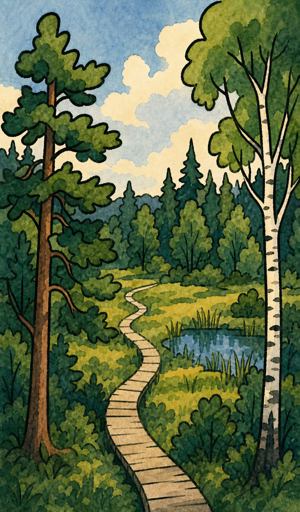
#> input picture typ-woodland.png, 300 x 512 px
$ python make-og-image.py
#> lines starting #> are read from the running program, lines starting #| are printed output that depends on the picture
#!/usr/bin/env python3
"""Compose Facebook OG image (1200×630) as a comic page on clean paper."""

from __future__ import annotations

import random
import urllib.request
from pathlib import Path

from PIL import Image, ImageDraw, ImageEnhance, ImageFont

ROOT = Path(__file__).resolve().parents[1]
OUT = ROOT / "og-share.png"
FONT_DIR = ROOT / "scripts" / "fonts"
WIDTH, HEIGHT = 1200, 630

TYPES = [
    "typ-woodland.png",
    "typ-smahus.png",
    "typ-klassisk.png",
    "typ-lamellhus.png",
    "typ-hoghus.png",
    "typ-tata.png",
    "typ-mycket.png",
]

HEADLINE = "UTFORMA DITT EGET SYDÖSTRA UPPSALA"

PAPER = (252, 250, 245)
INK = (18, 16, 14)
CAPTION_FILL = (255, 254, 250)


# [25 lines left out: functions ensure_comic_font, load_font, not called in this run]


def cover_crop(img: Image.Image, tw: int, th: int) -> Image.Image:
    src = img.convert("RGBA")
    scale = max(tw / src.width, th / src.height)
    nw, nh = max(1, int(src.width * scale)), max(1, int(src.height * scale))
    resized = src.resize((nw, nh), Image.Resampling.LANCZOS)
    left = (nw - tw) // 2
    top = max(0, (nh - th) // 2 - th // 10)
    top = min(top, nh - th)
    return resized.crop((left, top, left + tw, top + th))


def paper_background(size: tuple[int, int], rng: random.Random) -> Image.Image:
#> called with size = (1200, 630)
    w, h = size
    base = Image.new("RGB", size, PAPER)
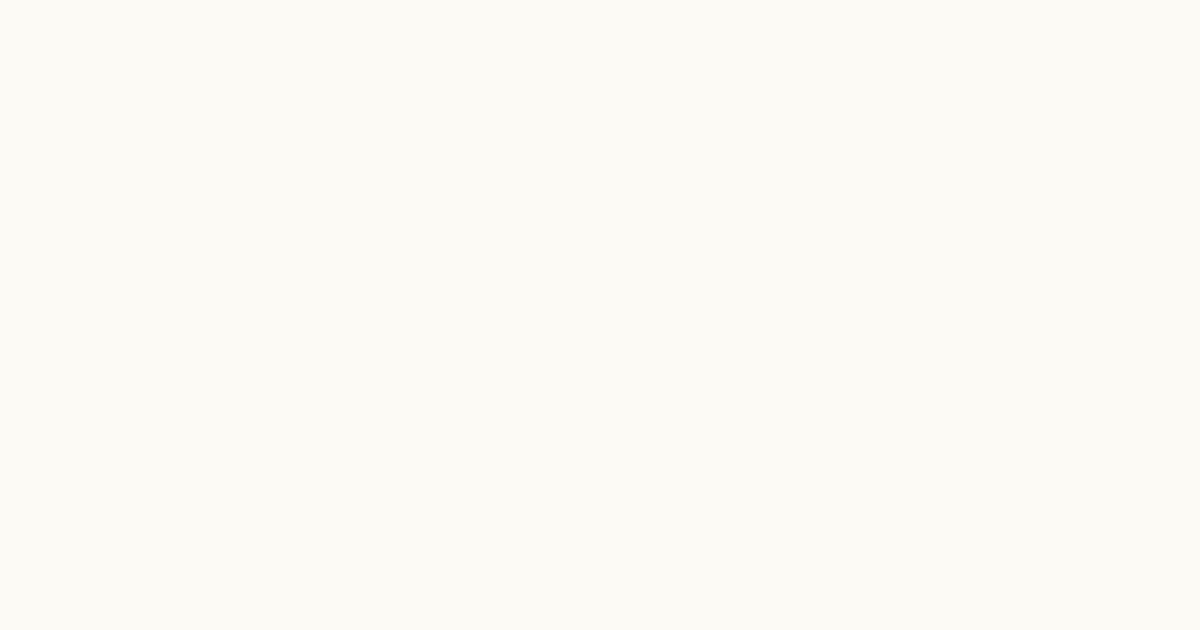
#> base: PIL image 1200x630 RGB; mean R, G, B 252, 250, 245
    px = base.load()
    for y in range(0, h, 4):
        for x in range(0, w, 4):
            n = rng.randint(-1, 1)
            c = (
                max(0, min(255, PAPER[0] + n)),
                max(0, min(255, PAPER[1] + n)),
                max(0, min(255, PAPER[2] + n)),
            )
            for dy in range(4):
                for dx in range(4):
                    if x + dx < w and y + dy < h:
                        px[x + dx, y + dy] = c
    return base


def panel_geometry() -> list[tuple[int, int, int, int]]:
    margin = 24
    gutter = 16
    usable_w = WIDTH - margin * 2
    n = len(TYPES)

    weights = [0.95, 1.05, 0.92, 1.08, 1.0, 1.12, 0.98]
    total = sum(weights)
    widths = [int(round(usable_w * w / total)) for w in weights]
    widths[-1] += usable_w - sum(widths) - gutter * (n - 1)

    top_jitters = [8, 28, 4, 36, 12, 44, 18]
    bottom_jitters = [40, 12, 48, 8, 52, 16, 32]

    panels = []
    x = margin
    for i in range(n):
        top = margin + top_jitters[i]
        bottom = HEIGHT - margin - bottom_jitters[i]
        panels.append((x, top, widths[i], bottom - top))
        x += widths[i] + gutter
    return panels


def paste_panel(
    page: Image.Image,
    art: Image.Image,
    box: tuple[int, int, int, int],
    border: int = 3,
) -> None:
    """Straight ruler-drawn comic panel frame."""
#> called with box = (24, 32, 154, 534), border = 3
    x, y, w, h = box
#> x = 24; y = 32; w = 154; h = 534
    inner_w = max(1, w - border * 2)
#> inner_w = 148
    inner_h = max(1, h - border * 2)
#> inner_h = 528
    cropped = cover_crop(art, inner_w, inner_h).convert("RGB")
#> in cover_crop, `scale = max(tw / src.width, th / src.height)`: scale = 1.03
#> in cover_crop, `nw, nh = max(1, int(src.width * scale)), max(1, int(src.height * scale))`: nw = 309; nh = 528
#> in cover_crop, `resized = src.resize((nw, nh), Image.Resampling.LANCZOS)`:
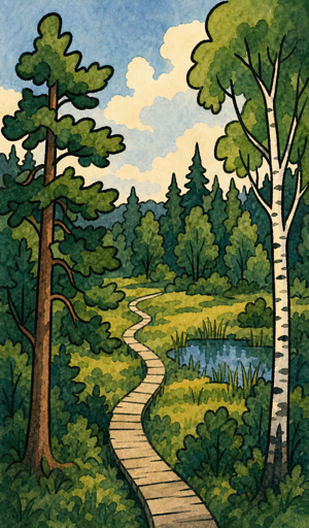
#> resized: PIL image 309x528 RGBA; mean R, G, B, A 93.2, 106.8, 70.9, 255
#> in cover_crop, `left = (nw - tw) // 2`: left = 80
#> in cover_crop, `top = max(0, (nh - th) // 2 - th // 10)`: top = 0
#> in cover_crop, `return resized.crop((left, top, left + tw, top + th))`:
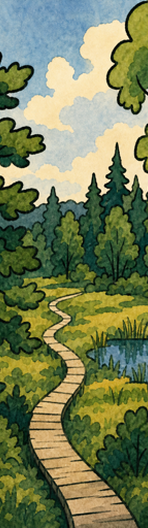
#> returned value: PIL image 148x528 RGBA; mean R, G, B, A 118.3, 127.7, 87.5, 255
#> art is the input picture: PIL image 300x512 RGB; mean R, G, B 93.2, 106.8, 70.9
    cropped = ImageEnhance.Contrast(cropped).enhance(1.04)
    page.paste(cropped, (x + border, y + border))
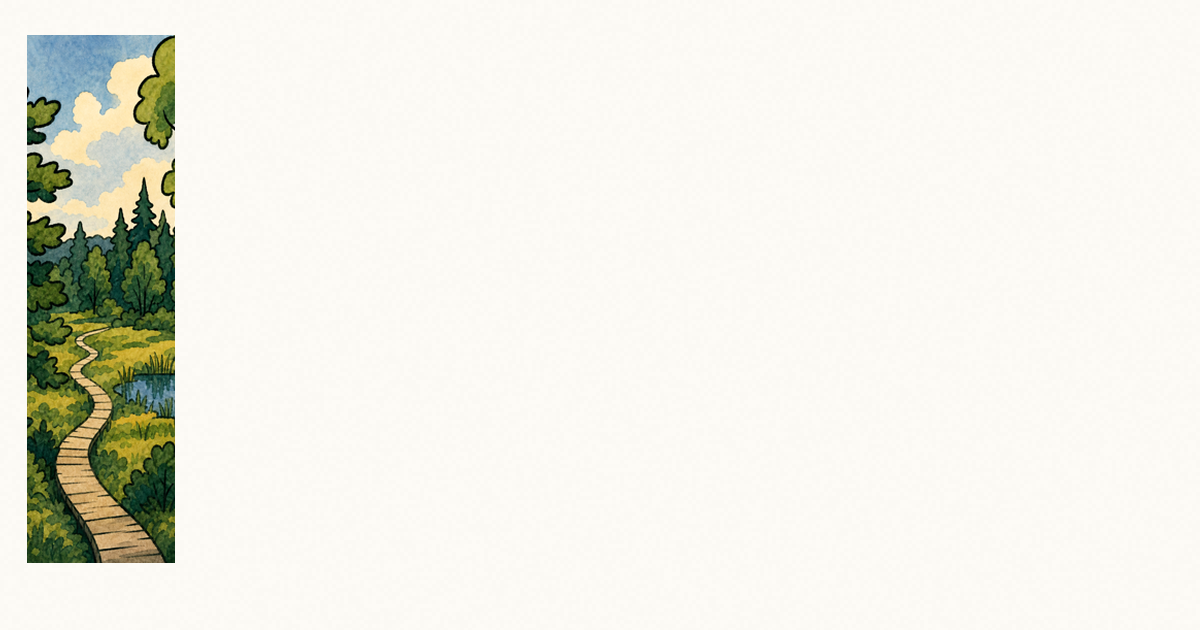
#> page: PIL image 1200x630 RGB; mean R, G, B 238.1, 237.4, 228.5

    draw = ImageDraw.Draw(page)
    # Clean straight ink rectangle — as if drawn with a ruler
    draw.rectangle((x, y, x + w - 1, y + h - 1), outline=INK, width=2)


# [53 lines left out: functions wrap_text, draw_caption, not called in this run]


def main() -> None:
    rng = random.Random(47)
    page = paper_background((WIDTH, HEIGHT), rng)

    for name, box in zip(TYPES, panel_geometry()):
        paste_panel(page, Image.open(ROOT / name), box)
#> pass 2 of the loop in main, `for name, box in zip(TYPES, panel_geometry()):`:
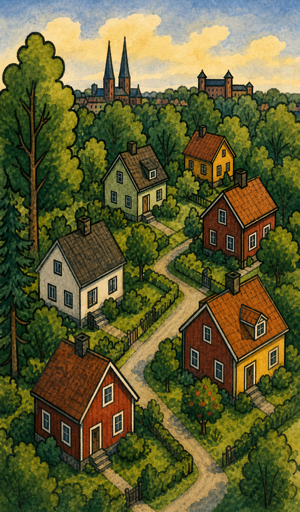
#> input picture typ-smahus.png, 300 x 512 px
#> x = 194; y = 52; w = 170; h = 542
#> inner_w = 164
#> inner_h = 536
#> scale = 1.05
#> nw = 314; nh = 536
#> resized: PIL image 314x536 RGBA
#> left = 75
#> in cover_crop (call 2), `return resized.crop((left, top, left + tw, top + th))`:
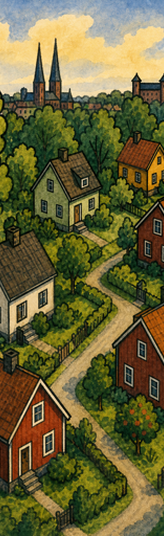
#> returned value: PIL image 164x536 RGBA; mean R, G, B, A 104.8, 99.2, 56, 255
#> in paste_panel, art is the input picture: PIL image 300x512 RGB; mean R, G, B 96.7, 94.6, 51.7
#> in paste_panel (call 2), `page.paste(cropped, (x + border, y + border))`:
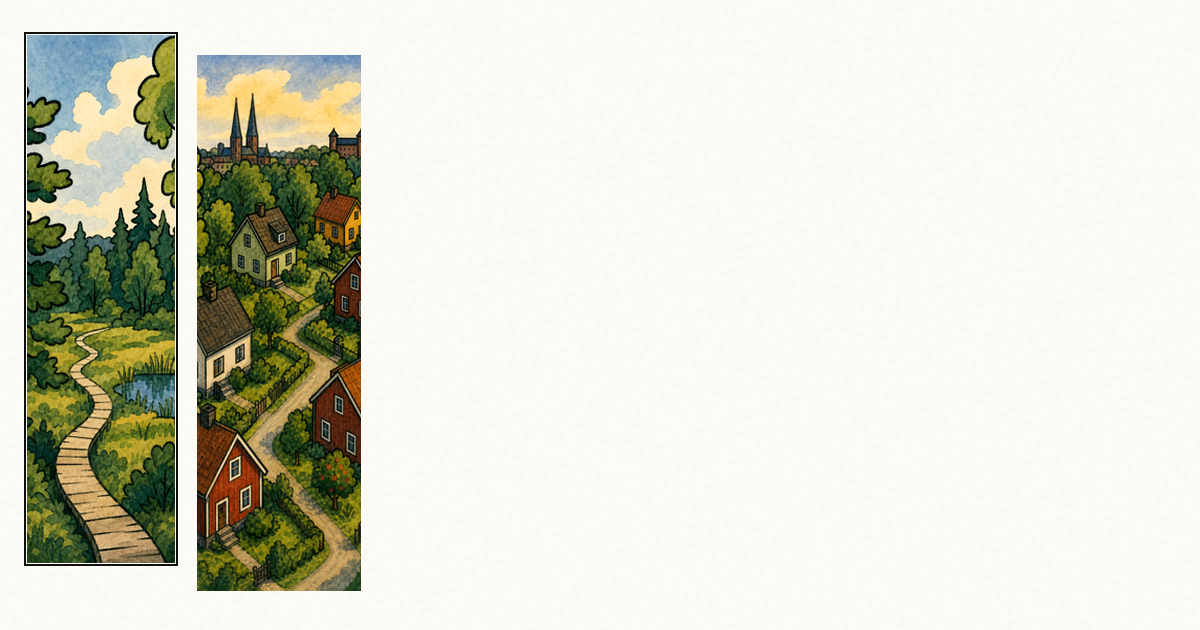
#> page: PIL image 1200x630 RGB; mean R, G, B 220.2, 218.9, 205.5
#> pass 3 of the loop in main, `for name, box in zip(TYPES, panel_geometry()):`:
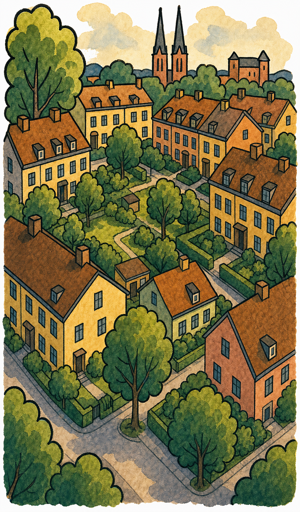
#> input picture typ-klassisk.png, 300 x 512 px
#> x = 380; y = 28; w = 149; h = 530
#> inner_w = 143
#> inner_h = 524
#> scale = 1.02
#> nw = 307; nh = 524
#> resized: PIL image 307x524 RGBA
#> left = 82
#> in cover_crop (call 3), `return resized.crop((left, top, left + tw, top + th))`:
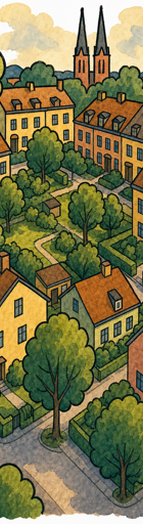
#> returned value: PIL image 143x524 RGBA; mean R, G, B, A 122.9, 118.8, 77.7, 255
#> in paste_panel, art is the input picture: PIL image 300x512 RGB; mean R, G, B 125.9, 118.6, 78.9
#> in paste_panel (call 3), `page.paste(cropped, (x + border, y + border))`:
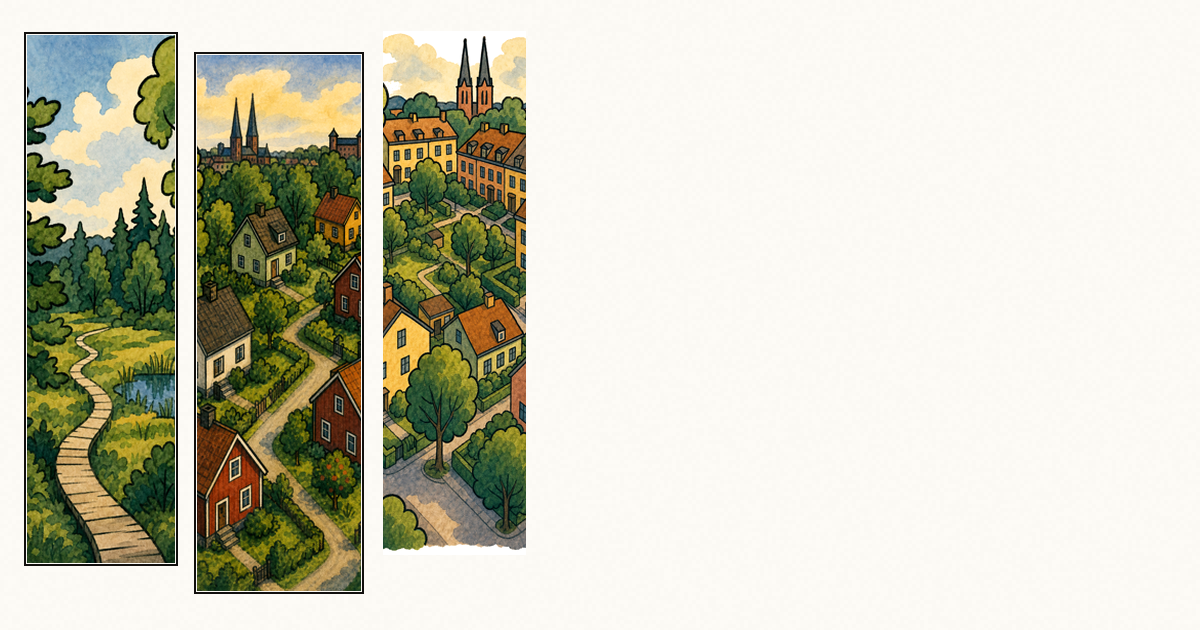
#> page: PIL image 1200x630 RGB; mean R, G, B 206.5, 205, 187.8
#> the loop made 6 passes; the first 3 are shown

    draw_caption(page)

    final = page.convert("RGB")
    final.save(OUT, "PNG", optimize=True)
    print(f"Wrote {OUT} ({final.size[0]}x{final.size[1]})")


if __name__ == "__main__":
#> (the run stopped early here; a loop or call above may not have finished)
